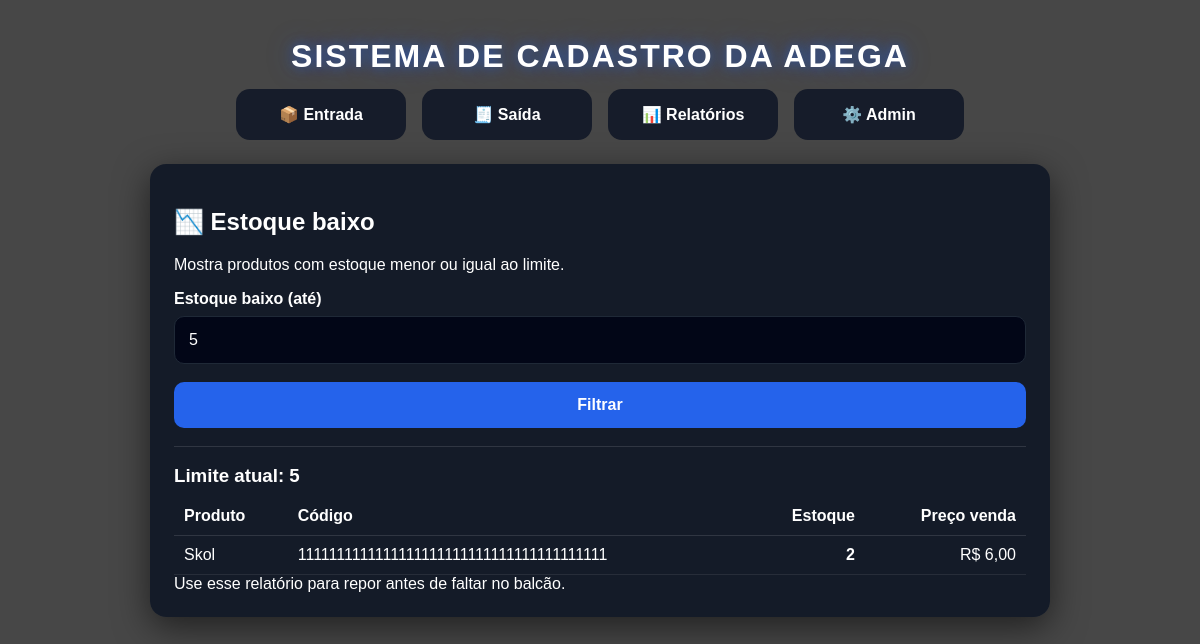
The app's page /relatorios/estoque-baixo/ with its own data.
### estoque/models.py (models this page shows, shortened)
class Produto(models.Model):
    adega = models.ForeignKey(
        Adega,
        on_delete=models.CASCADE,
        related_name="produtos"
    )
    nome = models.CharField(max_length=150)
    categoria = models.ForeignKey(
        Categoria,
        on_delete=models.PROTECT,
        related_name="produtos"
    )
    codigo_barras = models.CharField(
        max_length=60,
        blank=True,
        null=True
    )
    preco_custo = models.DecimalField(max_digits=10, decimal_places=2)
    preco_venda = models.DecimalField(max_digits=10, decimal_places=2)
    estoque_atual = models.IntegerField(default=0)
    criado_em = models.DateTimeField(auto_now_add=True)
    class Meta:
        verbose_name = "Produto"
        verbose_name_plural = "Produtos"
        ordering = ["nome"]
        constraints = [
            models.UniqueConstraint(
                fields=["adega", "codigo_barras"],
                name="unique_codigo_por_adega"
            )
        ]

### estoque/views.py (the view)
# urls.py: path("relatorios/estoque-baixo/", estoque_baixo, name="estoque_baixo"),
def estoque_baixo(request):
    adega = get_adega_atual(request)
    form = FiltroEstoqueBaixoForm(request.GET or None)
    limite = form.cleaned_data["limite"] if form.is_valid() else 5
    produtos = Produto.objects.filter(
        adega=adega,
        estoque_atual__lte=limite
    ).order_by("estoque_atual", "nome")
    return render(request, "estoque/estoque_baixo.html", {
        "form": form,
        "limite": limite,
        "produtos": produtos,
    })

### estoque/forms.py
class FiltroEstoqueBaixoForm(forms.Form):
    limite = forms.IntegerField(
        label="Estoque baixo (até)",
        min_value=0,
        initial=5
    )

### estoque/views.py (called while the page is built)
def get_adega_atual(request):
    return Adega.objects.get(id=1)

### estoque/templates/estoque/estoque_baixo.html (shortened to what this page needs)
{% extends "estoque/base.html" %}
{% block content %}
  <h2>📉 Estoque baixo</h2>
  <p>Mostra produtos com estoque menor ou igual ao limite.</p>
  <form method="get">
    <label>Estoque baixo (até)</label>
    {{ form.limite }}
    <div class="actions">
      <button class="confirm" type="submit">Filtrar</button>
    </div>
  </form>
  <hr style="border:0;border-top:1px solid rgba(255,255,255,.12);margin:18px 0;">
  <h3 style="margin:0 0 10px 0;">Limite atual: {{ limite }}</h3>
  {% if produtos %}
    <div style="overflow-x:auto;">
      <table style="width:100%; border-collapse: collapse;">
        <thead>
          <tr>
            <th style="text-align:left; padding:10px; border-bottom:1px solid rgba(255,255,255,.12);">Produto</th>
            <th style="text-align:left; padding:10px; border-bottom:1px solid rgba(255,255,255,.12);">Código</th>
            <th style="text-align:right; padding:10px; border-bottom:1px solid rgba(255,255,255,.12);">Estoque</th>
            <th style="text-align:right; padding:10px; border-bottom:1px solid rgba(255,255,255,.12);">Preço venda</th>
          </tr>
        </thead>
        <tbody>
          {% for p in produtos %}
            <tr>
              <td style="padding:10px; border-bottom:1px solid rgba(255,255,255,.08);">{{ p.nome }}</td>
              <td style="padding:10px; border-bottom:1px solid rgba(255,255,255,.08);">{{ p.codigo_barras }}</td>
              <td style="padding:10px; border-bottom:1px solid rgba(255,255,255,.08); text-align:right;">
                <b>{{ p.estoque_atual }}</b>
              </td>
              <td style="padding:10px; border-bottom:1px solid rgba(255,255,255,.08); text-align:right;">
                R$ {{ p.preco_venda }}
              </td>
            </tr>
          {% endfor %}
        </tbody>
      </table>
    </div>
  {% else %}
    <p>Nenhum produto com estoque baixo para esse limite.</p>
  {% endif %}
  <div class="hint">Use esse relatório para repor antes de faltar no balcão.</div>
{% endblock %}

### estoque/templates/estoque/base.html (style rules this page uses)
body { margin:0; font-family: Arial, sans-serif; color:#ffffff; background: linear-gradient( rgba(0,0,0,0.72), rgba(0,0,0,0.72) ), url("https://images.unsplash.com/photo-1544148103-0773bf10d330"); background-size: cover; background-position: center; background-attachment: fixed; min-height:100vh; }
label { display:block; margin-top:14px; font-weight:bold; }
input, select, button { width:100%; padding:14px; font-size:16px; margin-top:8px; border-radius:10px; border:none; box-sizing: border-box; }
input, select { background:#020617; color:#ffffff; border:1px solid #1f2937; }
button { background:#2563eb; color:white; font-weight:bold; cursor:pointer; margin-top:18px; }

### records on screen
Produto: nome "Skol", codigo_barras "1111111111111111111111111111111111111111", estoque_atual "2", preco_venda "6,00"

### other values on screen
{{ limite }} "5"
